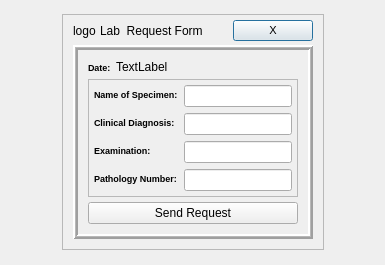
<?xml version="1.0" encoding="UTF-8"?>
<ui version="4.0">
 <class>LabRequest</class>
 <widget class="QDialog" name="LabRequest">
  <property name="geometry">
   <rect>
    <x>0</x>
    <y>0</y>
    <width>385</width>
    <height>265</height>
   </rect>
  </property>
  <property name="windowTitle">
   <string>Lab Request Form</string>
  </property>
  <layout class="QGridLayout" name="gridLayout">
   <property name="leftMargin">
    <number>2</number>
   </property>
   <property name="topMargin">
    <number>2</number>
   </property>
   <property name="rightMargin">
    <number>2</number>
   </property>
   <property name="bottomMargin">
    <number>2</number>
   </property>
   <property name="spacing">
    <number>2</number>
   </property>
   <item row="1" column="0">
    <spacer name="horizontalSpacer">
     <property name="orientation">
      <enum>Qt::Horizontal</enum>
     </property>
     <property name="sizeHint" stdset="0">
      <size>
       <width>40</width>
       <height>20</height>
      </size>
     </property>
    </spacer>
   </item>
   <item row="1" column="2">
    <spacer name="horizontalSpacer_2">
     <property name="orientation">
      <enum>Qt::Horizontal</enum>
     </property>
     <property name="sizeHint" stdset="0">
      <size>
       <width>40</width>
       <height>20</height>
      </size>
     </property>
    </spacer>
   </item>
   <item row="2" column="1">
    <spacer name="verticalSpacer">
     <property name="orientation">
      <enum>Qt::Vertical</enum>
     </property>
     <property name="sizeHint" stdset="0">
      <size>
       <width>20</width>
       <height>40</height>
      </size>
     </property>
    </spacer>
   </item>
   <item row="1" column="1">
    <widget class="QFrame" name="bgflayer">
     <property name="frameShape">
      <enum>QFrame::StyledPanel</enum>
     </property>
     <property name="frameShadow">
      <enum>QFrame::Raised</enum>
     </property>
     <layout class="QVBoxLayout" name="verticalLayout">
      <property name="spacing">
       <number>4</number>
      </property>
      <property name="leftMargin">
       <number>10</number>
      </property>
      <property name="topMargin">
       <number>5</number>
      </property>
      <property name="rightMargin">
       <number>10</number>
      </property>
      <property name="bottomMargin">
       <number>10</number>
      </property>
      <item>
       <layout class="QHBoxLayout" name="horizontalLayout">
        <item>
         <widget class="QLabel" name="logo">
          <property name="sizePolicy">
           <sizepolicy hsizetype="Fixed" vsizetype="Preferred">
            <horstretch>0</horstretch>
            <verstretch>0</verstretch>
           </sizepolicy>
          </property>
          <property name="text">
           <string>logo</string>
          </property>
         </widget>
        </item>
        <item>
         <widget class="QLabel" name="label_7">
          <property name="sizePolicy">
           <sizepolicy hsizetype="Expanding" vsizetype="Preferred">
            <horstretch>0</horstretch>
            <verstretch>0</verstretch>
           </sizepolicy>
          </property>
          <property name="text">
           <string>Lab  Request Form</string>
          </property>
         </widget>
        </item>
        <item>
         <widget class="QPushButton" name="exitBtn">
          <property name="font">
           <font>
            <family>Tahoma</family>
            <pointsize>8</pointsize>
           </font>
          </property>
          <property name="cursor">
           <cursorShape>PointingHandCursor</cursorShape>
          </property>
          <property name="text">
           <string>X</string>
          </property>
         </widget>
        </item>
       </layout>
      </item>
      <item>
       <widget class="QFrame" name="bgfFrame">
        <property name="sizePolicy">
         <sizepolicy hsizetype="Preferred" vsizetype="Expanding">
          <horstretch>0</horstretch>
          <verstretch>0</verstretch>
         </sizepolicy>
        </property>
        <property name="frameShape">
         <enum>QFrame::Box</enum>
        </property>
        <property name="frameShadow">
         <enum>QFrame::Raised</enum>
        </property>
        <property name="lineWidth">
         <number>2</number>
        </property>
        <property name="midLineWidth">
         <number>1</number>
        </property>
        <layout class="QVBoxLayout" name="verticalLayout_2">
         <property name="spacing">
          <number>5</number>
         </property>
         <property name="leftMargin">
          <number>10</number>
         </property>
         <property name="topMargin">
          <number>10</number>
         </property>
         <property name="rightMargin">
          <number>10</number>
         </property>
         <property name="bottomMargin">
          <number>10</number>
         </property>
         <item>
          <layout class="QHBoxLayout" name="horizontalLayout_3">
           <item>
            <widget class="QLabel" name="label">
             <property name="sizePolicy">
              <sizepolicy hsizetype="Fixed" vsizetype="Preferred">
               <horstretch>0</horstretch>
               <verstretch>0</verstretch>
              </sizepolicy>
             </property>
             <property name="font">
              <font>
               <family>Tahoma</family>
               <pointsize>7</pointsize>
               <weight>75</weight>
               <bold>true</bold>
              </font>
             </property>
             <property name="text">
              <string>Date:</string>
             </property>
            </widget>
           </item>
           <item>
            <widget class="QLabel" name="label_3">
             <property name="text">
              <string>TextLabel</string>
             </property>
            </widget>
           </item>
          </layout>
         </item>
         <item>
          <widget class="QFrame" name="frame">
           <property name="sizePolicy">
            <sizepolicy hsizetype="Preferred" vsizetype="Expanding">
             <horstretch>0</horstretch>
             <verstretch>0</verstretch>
            </sizepolicy>
           </property>
           <property name="frameShape">
            <enum>QFrame::StyledPanel</enum>
           </property>
           <property name="frameShadow">
            <enum>QFrame::Raised</enum>
           </property>
           <layout class="QFormLayout" name="formLayout">
            <property name="leftMargin">
             <number>5</number>
            </property>
            <property name="topMargin">
             <number>5</number>
            </property>
            <property name="rightMargin">
             <number>5</number>
            </property>
            <property name="bottomMargin">
             <number>5</number>
            </property>
            <item row="0" column="0">
             <widget class="QLabel" name="label_4">
              <property name="font">
               <font>
                <family>Tahoma</family>
                <pointsize>7</pointsize>
                <weight>75</weight>
                <bold>true</bold>
               </font>
              </property>
              <property name="text">
               <string>Name of Specimen:</string>
              </property>
             </widget>
            </item>
            <item row="0" column="1">
             <widget class="QLineEdit" name="specimen">
              <property name="focusPolicy">
               <enum>Qt::ClickFocus</enum>
              </property>
             </widget>
            </item>
            <item row="1" column="0">
             <widget class="QLabel" name="label_5">
              <property name="font">
               <font>
                <family>Tahoma</family>
                <pointsize>7</pointsize>
                <weight>75</weight>
                <bold>true</bold>
               </font>
              </property>
              <property name="text">
               <string>Clinical Diagnosis:</string>
              </property>
             </widget>
            </item>
            <item row="1" column="1">
             <widget class="QLineEdit" name="diagnosis"/>
            </item>
            <item row="2" column="0">
             <widget class="QLabel" name="label_9">
              <property name="font">
               <font>
                <family>Tahoma</family>
                <pointsize>7</pointsize>
                <weight>75</weight>
                <bold>true</bold>
               </font>
              </property>
              <property name="text">
               <string>Examination:</string>
              </property>
             </widget>
            </item>
            <item row="2" column="1">
             <widget class="QLineEdit" name="examination"/>
            </item>
            <item row="3" column="0">
             <widget class="QLabel" name="label_6">
              <property name="font">
               <font>
                <family>Tahoma</family>
                <pointsize>7</pointsize>
                <weight>75</weight>
                <bold>true</bold>
               </font>
              </property>
              <property name="text">
               <string>Pathology Number:</string>
              </property>
             </widget>
            </item>
            <item row="3" column="1">
             <widget class="QLineEdit" name="Pathology"/>
            </item>
           </layout>
          </widget>
         </item>
         <item>
          <layout class="QHBoxLayout" name="horizontalLayout_2">
           <item>
            <widget class="QPushButton" name="sendReqBtn">
             <property name="cursor">
              <cursorShape>PointingHandCursor</cursorShape>
             </property>
             <property name="text">
              <string>Send Request</string>
             </property>
            </widget>
           </item>
          </layout>
         </item>
        </layout>
       </widget>
      </item>
     </layout>
    </widget>
   </item>
   <item row="0" column="1">
    <spacer name="verticalSpacer_2">
     <property name="orientation">
      <enum>Qt::Vertical</enum>
     </property>
     <property name="sizeHint" stdset="0">
      <size>
       <width>20</width>
       <height>40</height>
      </size>
     </property>
    </spacer>
   </item>
  </layout>
 </widget>
 <resources/>
 <connections/>
</ui>
